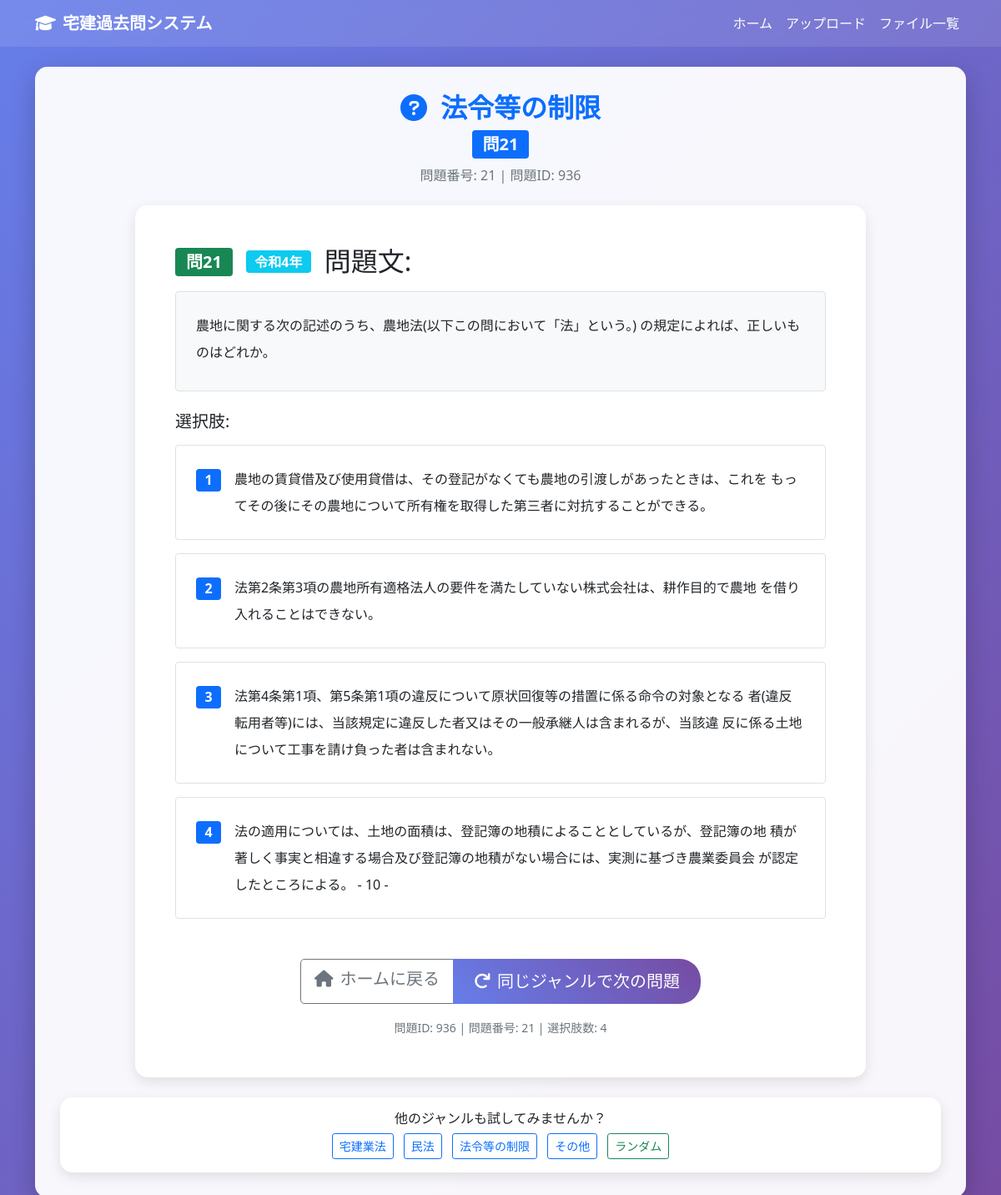
/question/legal_restrictions, run on the app's committed database.
### tables this page shows
CREATE TABLE questions (
            id INTEGER PRIMARY KEY AUTOINCREMENT,
            pdf_id INTEGER,
            question_text TEXT NOT NULL,
            options TEXT,
            correct_answer TEXT,
            explanation TEXT,
            genre TEXT,
            question_number INTEGER, year TEXT,
            FOREIGN KEY (pdf_id) REFERENCES pdf_files (id)
        );

### app.py (the view)
@app.route('/question/<genre>')
def get_question(genre):
    conn = sqlite3.connect('takken_exam.db')
    cursor = conn.cursor()
    if genre == 'random':
        cursor.execute('SELECT * FROM questions WHERE correct_answer IS NOT NULL AND correct_answer != "" ORDER BY RANDOM() LIMIT 1')
    else:
        cursor.execute('SELECT * FROM questions WHERE genre = ? AND correct_answer IS NOT NULL AND correct_answer != "" ORDER BY RANDOM() LIMIT 1', (genre,))
    question = cursor.fetchone()
    conn.close()
    if question:
        import json
        try:
            options = json.loads(question[3]) if question[3] else []  # optionsはインデックス3
        except (json.JSONDecodeError, TypeError):
            options = []
        question_data = {
            'id': question[0],                    # id
            'question_text': question[2],        # question_text
            'options': options,                  # options (JSON)
            'correct_answer': question[4],       # correct_answer
            'genre': GENRES.get(question[6], question[6]),  # genre
            'question_number': question[7],      # question_number
            'year': question[8] if len(question) > 8 else ''  # year
        }
        return render_template('question.html', question=question_data)
    else:
        flash('該当するジャンルの問題が見つかりません')
        return redirect(url_for('index'))

### templates/question.html (shortened to what this page needs)
{% extends "base.html" %}
{% block content %}
<div class="text-center mb-4">
    <h2 class="fw-bold text-primary">
        <i class="fas fa-question-circle me-3"></i>{{ question.genre }}
    </h2>
    <div class="badge bg-primary fs-5 mb-2">問{{ question.question_number }}</div>
    <p class="text-muted">問題番号: {{ question.question_number }} | 問題ID: {{ question.id }}</p>
</div>
<div class="row justify-content-center">
    <div class="col-lg-10">
        <div class="card card-custom">
            <div class="card-body p-5">
                <div class="question-content">
                    <div class="d-flex align-items-center mb-3">
                        <span class="badge bg-success fs-5 me-3">問{{ question.question_number }}</span>
                        {% if question.year %}
                        <span class="badge bg-info fs-6 me-3">{{ question.year }}</span>
                        {% endif %}
                        <h2 class="mb-0">問題文:</h2>
                    </div>
                    <div class="border rounded p-4 bg-light mb-4" style="min-height: 120px;">
                        <p class="mb-0 fs-6 lh-lg" style="white-space: pre-wrap;">{{ question.question_text }}</p>
                    </div>
                    {% if question.options and question.options|length > 0 %}
                    <h5 class="mb-3">選択肢:</h5>
                    <div class="options-container">
                        {% for option in question.options %}
                        <div class="option-item mb-3 p-4 border rounded bg-white clickable-option"
                             style="min-height: 80px; cursor: pointer; transition: all 0.3s ease;"
                             data-option-number="{{ loop.index }}"
                             onclick="selectOption({{ loop.index }})">
                            <div class="d-flex align-items-start">
                                <span class="badge bg-primary me-3 mt-1 fs-6 option-number">{{ loop.index }}</span>
                                <div class="flex-grow-1">
                                    <p class="mb-0 fs-6 lh-lg" style="white-space: pre-wrap; word-wrap: break-word;">{{ option }}</p>
                                </div>
                            </div>
                        </div>
                        {% endfor %}
                    </div>
                    {% else %}
                    <div class="alert alert-warning mt-3">
                        <i class="fas fa-exclamation-triangle me-2"></i>
                        この問題には選択肢が抽出されていません。PDF処理を改善する必要があります。
                    </div>
                    {% endif %}
                </div>
                <div class="text-center mt-5">
                    <div class="btn-group" role="group">
                        <a href="{{ url_for('index') }}" class="btn btn-outline-secondary btn-lg">
                            <i class="fas fa-home me-2"></i>ホームに戻る
                        </a>
                        <button onclick="location.reload()" class="btn btn-custom btn-lg">
                            <i class="fas fa-redo me-2"></i>同じジャンルで次の問題
                        </button>
                    </div>
                    <div class="mt-3">
                        <small class="text-muted">
                            問題ID: {{ question.id }} |
                            問題番号: {{ question.question_number }} |
                            選択肢数: {{ question.options|length if question.options else 0 }}
                        </small>
                    </div>
                </div>
            </div>
        </div>
    </div>
</div>
<div class="row mt-4">
    <div class="col-12">
        <div class="card card-custom">
            <div class="card-body text-center">
                <h6 class="card-title">他のジャンルも試してみませんか？</h6>
                <div class="btn-group-sm" role="group">
                    <a href="{{ url_for('get_question', genre='takken_law') }}" class="btn btn-outline-primary btn-sm me-2">宅建業法</a>
                    <a href="{{ url_for('get_question', genre='civil_law') }}" class="btn btn-outline-primary btn-sm me-2">民法</a>
                    <a href="{{ url_for('get_question', genre='legal_restrictions') }}" class="btn btn-outline-primary btn-sm me-2">法令等の制限</a>
                    <a href="{{ url_for('get_question', genre='others') }}" class="btn btn-outline-primary btn-sm me-2">その他</a>
                    <a href="{{ url_for('get_question', genre='random') }}" class="btn btn-outline-success btn-sm">ランダム</a>
                </div>
            </div>
        </div>
    </div>
</div>
{% endblock %}

### templates/base.html (style rules this page uses)
body { background: linear-gradient(135deg, #667eea 0%, #764ba2 100%); min-height: 100vh; font-family: 'Segoe UI', Tahoma, Geneva, Verdana, sans-serif; }
.btn-custom { background: linear-gradient(45deg, #667eea, #764ba2); border: none; color: white; padding: 12px 25px; border-radius: 25px; transition: all 0.3s ease; }
.card-custom { border: none; border-radius: 15px; box-shadow: 0 5px 15px rgba(0, 0, 0, 0.1); transition: transform 0.3s ease; }

### data on the page
questions: question_number "21", id "936", year "令和4年", question_text "農地に関する次の記述のうち、農地法(以下この問において「法」という。) の規定によれば、正しいものはどれか。"

### other printed values
{{ question.genre }} "法令等の制限"
{{ option }} "農地の賃貸借及び使用貸借は、その登記がなくても農地の引渡しがあったときは、これを もってその後にその農地について所有権を取得した第三者に対抗することができる。" "法第2条第3項の農地所有適格法人の要件を満たしていない株式会社は、耕作目的で農地 を借り入れることはできない。" "法第4条第1項、第5条第1項の違反について原状回復等の措置に係る命令の対象となる 者(違反転用者等)には、当該規定に違反した者又はその一般承継人は含まれるが、当該違 反に係る土地について工事を請け負った者は含まれない。" "法の適用については、土地の面積は、登記簿の地積によることとしているが、登記簿の地 積が著しく事実と相違する場合及び登記簿の地積がない場合には、実測に基づき農業委員会 が認定したところによる。 - 10 -"
{{ question.options|length if question.options else 0 }} "4"
